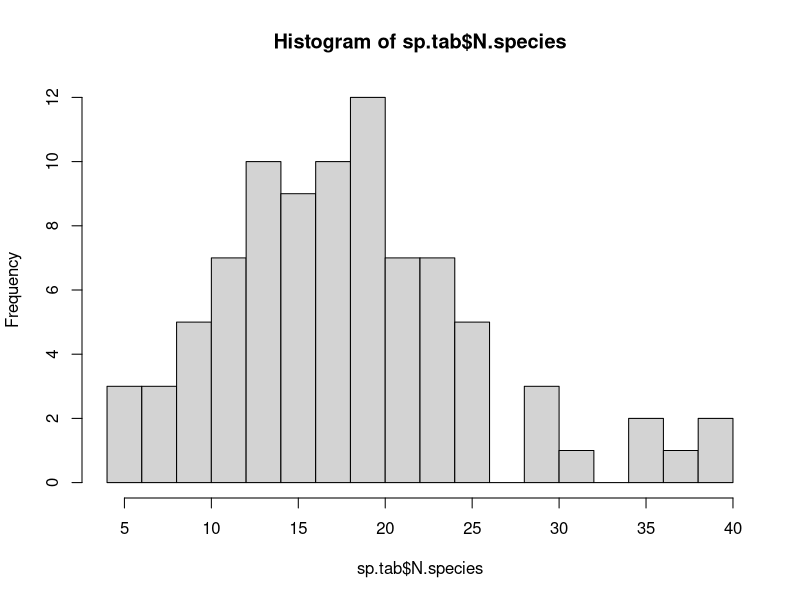
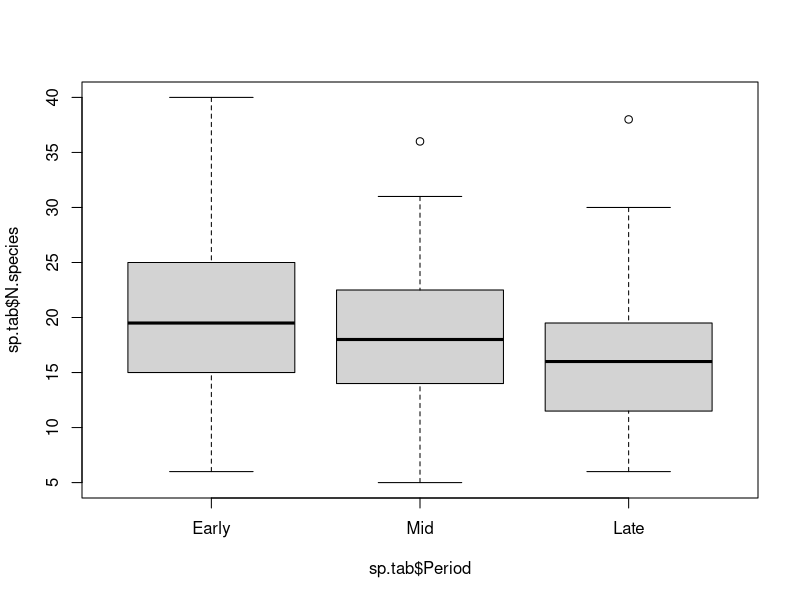
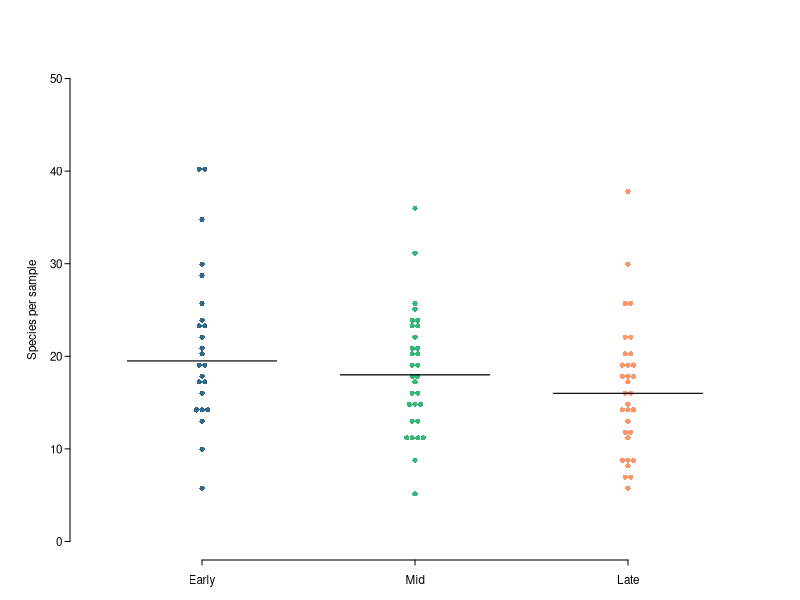

Source code (R) for these figures, in order:
#### ------------------------------------------------------------------------------------ ####
#### Calculate per-sample richness and compare with a Kruskal-Walllice test
##   Create a quick beeswarm plot for the supplemental material
#### ------------------------------------------------------------------------------------ ####
library(vegan)
library(dplyr)
library(beeswarm)
folder <- "C:/Users/astil/Dropbox/____Projects____/BTBW Diet/Data"
setwd(folder)


#### Load data
sp <- read.csv("Species_matrix.csv")
sp$Period <- factor(sp$Period, levels=c("Early","Mid","Late"))
sp.mat <- as.matrix(sp[,startsWith(colnames(sp), "Spp")])


#### Calculate species richness, test for differences
specnumber(sp.mat, MARGIN=1, groups=sp$Period) # Total richness is similar between the three periods
sp.tab <- sp %>% select(Elevation:Age) %>%
  mutate(N.species = specnumber(sp.mat, MARGIN=1))
hist(sp.tab$N.species, breaks=20) # it's a better-looking distribution than I thought! Kruskal-Wallis will work. 

## Kruskal-Wallis test
kruskal.test(N.species ~ Period, data = sp.tab)
# Differences between groups are present but weak. p = 0.07

## Pairwise comparisons
boxplot(sp.tab$N.species ~ sp.tab$Period)
pairwise.wilcox.test(sp.tab$N.species, sp.tab$Period, p.adjust.method = "BH")
# Safe to ignore the warning
# It seems that the greatest difference is between Early and Late.


#### Plotting!
cols <- c("#31688EFF" ,"#35B779FF","#FD9567FF")  # blue, green, peach

setwd("../Output/")
pdf(file="Figure_persample.pdf",width=3.4,height=3.6)

par(mar=c(1,2.5,1,1), mgp=c(1.5,0.4,0), oma =c(1,1,2,1), las=1, tcl=-0.25, cex.axis=0.7, cex.lab=0.7)

#### PLOTTING
beeswarm(N.species ~ Period, data=sp.tab, col=cols, pch=16, method="center",ylim=c(0,50), bty="n",
         ylab="Species per sample", xlab="", xaxt="n", cex=0.7)
bxplot(N.species ~ Period, data=sp.tab, add=T, probs=0.5, lwd=1.2, width=0.7, col="black") 
axis(1, at=c(1,2,3), lab=c("Early","Mid","Late"))  


dev.off()



